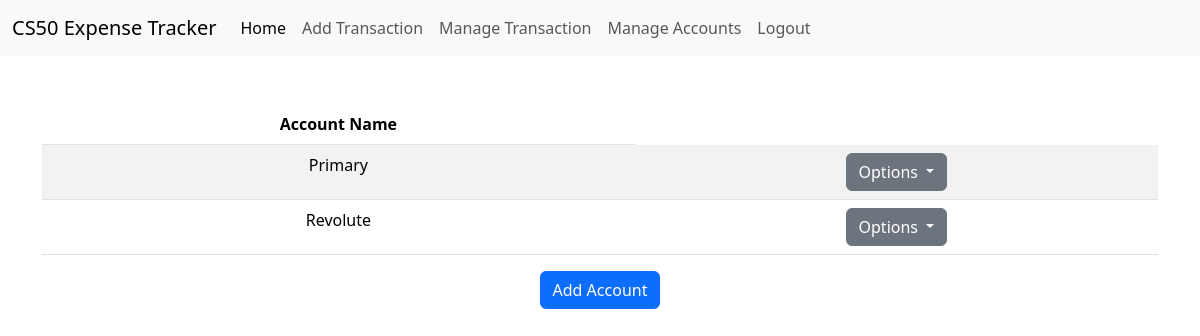
/manage_accounts (signed in), run on an earlier commit of the app's database.
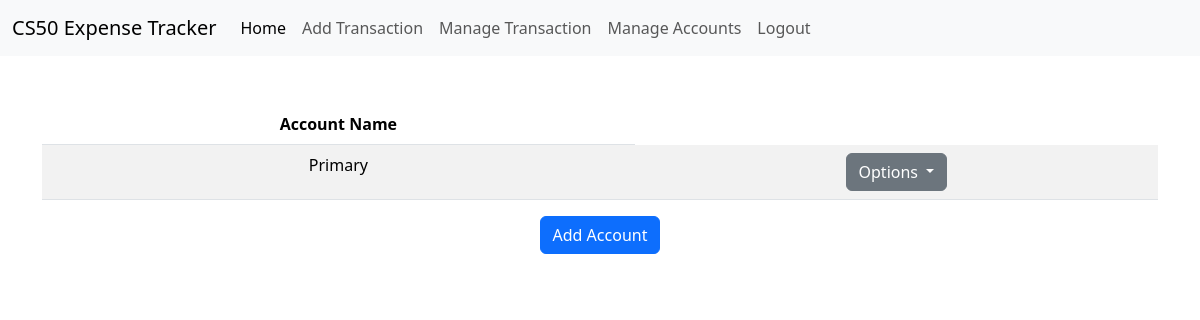
And on a later commit of the database.
### tables this page shows
CREATE TABLE accounts (
    id INTEGER PRIMARY KEY AUTOINCREMENT NOT NULL, 
    user_id INTEGER NOT NULL,
    account_name TEXT NOT NULL,
    balance_cents INTEGER NOT NULL DEFAULT 0,
    UNIQUE (user_id, account_name),
    FOREIGN KEY (user_id) REFERENCES users(id) ON DELETE CASCADE
);

### app.py (the view)
@app.route("/manage_accounts", methods = ["GET", "POST"])
def manage_accounts():
    if (request.method == "GET"):
        accounts = getAccounts()
        categories = getCats()
        return render_template("/manage_accounts.html", accounts=accounts, categories=categories)

### app.py (called while the page is built)
@app.after_request
def after_request(response):
    response.headers["Cache-Control"] = "no-cache, no-store, must-revalidate"
    response.headers["Expires"] = 0
    response.headers["Pragma"] = "no-cache"
    return response

### helpers.py (called while the page is built)
def conDbDict(db = "final.db"):
        con = sqlite3.connect(db)
        con.row_factory = sqlite3.Row
        con.execute("PRAGMA foreign_keys = ON")
        return con

def getAccounts():
     con = conDbDict()
     cur = con.cursor()
     user = getUser()
     accounts = cur.execute("SELECT account_name, balance_cents, id FROM accounts WHERE user_id = ?", (user["id"],)).fetchall()
     con.close()
     return accounts

def getCats():
     con = conDbDict()
     cur = con.cursor()
     user = getUser()
     categories = cur.execute("SELECT name FROM categories WHERE user_id = ?", (user["id"],)).fetchall()
     con.close()
     return categories

def getUser():
    con = conDbDict()
    cur = con.cursor()
    user = cur.execute("SELECT id, username FROM users WHERE id = ?", (session["user_id"],)).fetchone()
    con.close()
    return user

### templates/manage_accounts.html (shortened to what this page needs)
{% extends "layout.html" %}
{% block main %}
        <table class="table table-striped" id="accounts-table">
            <thead>
                <tr>
                    <th>Account Name</th>
            </thead>
            <tbody>
                {% for account in accounts %}
                    <tr id="row-{{ account.id }}">
                        <td>
                            <span id="view-acc-{{ account.id }}">
                                {{ account.account_name}}
                            </span>
                        </td>
                        <td>
                            <div class="dropdown">
                                <button aria-expanded="false"
                                        class="btn btn-secondary dropdown-toggle"
                                        data-bs-toggle="dropdown"
                                        id="drop-btn-{{ account.id }}"
                                        name="drop-btn"
                                        type="button" >
                                    Options
                                </button>
                            </div>
                        </td>
                    </tr>
                {% endfor %}
            </tbody>
        </table>
        <p class="d-inline-flex gap-1">
            <button class="btn btn-primary" type="button" data-bs-toggle="collapse" data-bs-target="#multiCollapseExample2" aria-expanded="false" aria-controls="multiCollapseExample2">
                Add Account
            </button>
        </p>
{% endblock %}

What changed in the data, as far as the page shows it:
removed accounts: account_name "Revolute"
